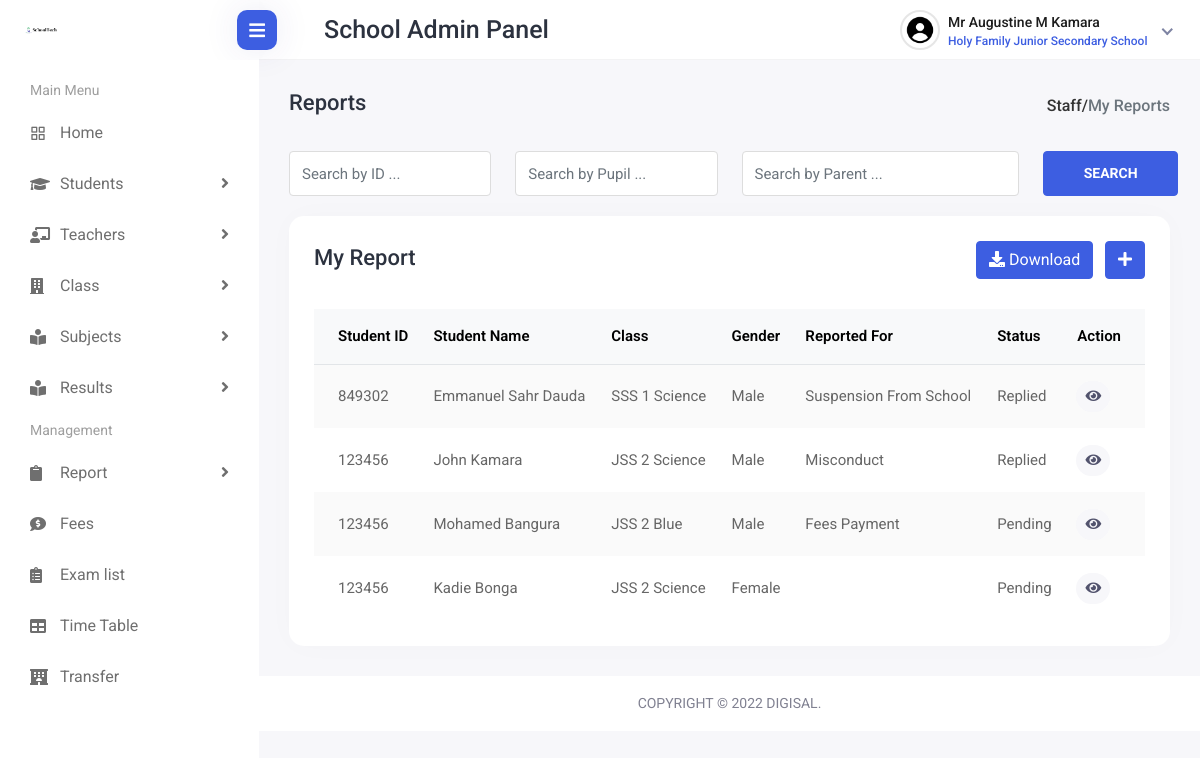
Page /schooladmin/report.php (signed in) on the committed database.
### tables this page shows
CREATE TABLE `schooladmin` (
  `id` int(11) NOT NULL,
  `school_id` int(11) NOT NULL,
  `schoolname` varchar(125) NOT NULL,
  `adminname` varchar(125) NOT NULL,
  `admin_images` varchar(125) NOT NULL,
  `gender` varchar(125) NOT NULL,
  `dob` varchar(125) NOT NULL,
  `nationality` varchar(125) NOT NULL,
  `pincode` varchar(125) NOT NULL,
  `emailaddress` varchar(125) NOT NULL,
  `phonenumber` varchar(255) NOT NULL,
  `homeaddress` varchar(125) NOT NULL,
  `password` varchar(125) NOT NULL,
  `status` varchar(125) NOT NULL,
  `date` varchar(125) NOT NULL,
  `month` varchar(125) NOT NULL,
  `year` varchar(125) NOT NULL
);

CREATE TABLE `report` (
  `id` int(11) NOT NULL,
  `batch` varchar(125) NOT NULL DEFAULT '2023-2024',
  `school_id` varchar(11) NOT NULL,
  `schoolname` varchar(125) NOT NULL,
  `person_reported` varchar(125) NOT NULL,
  `pr_gender` varchar(100) NOT NULL,
  `pr_rank` varchar(125) NOT NULL,
  `pr_ano` varchar(125) NOT NULL,
  `pr_class` varchar(125) NOT NULL,
  `sender` varchar(125) NOT NULL,
  `sender_rank` varchar(125) NOT NULL,
  `receiver` varchar(125) NOT NULL,
  `receiver_rank` varchar(125) NOT NULL,
  `title` varchar(125) NOT NULL,
  `content` varchar(255) NOT NULL,
  `reply` varchar(125) NOT NULL,
  `repliedby` varchar(125) NOT NULL,
  `reply_date` varchar(125) NOT NULL,
  `show_identity` varchar(125) NOT NULL,
  `status` varchar(125) NOT NULL,
  `date` varchar(100) NOT NULL,
  `month` varchar(100) NOT NULL,
  `year` varchar(100) NOT NULL
);

### schooladmin/report.php (the view, shortened to what this page needs)
                                <?php
include('include/header.php');
?>
<div class="page-wrapper">
<div class="content container-fluid">
<div class="page-header">
<div class="row">
<div class="col-sm-12">
<div class="page-sub-header">
<h3 class="page-title">Reports</h3>
<ul class="breadcrumb">
<li class="breadcrumb"><a href="view_staff.php">Staff/</a></li>
<li class="breadcrumb-item active">My Reports</li>
</ul>
</div>
</div>
</div>
</div>
<div class="student-group-form">
<div class="row">
<div class="col-lg-3 col-md-6">
<div class="form-group">
<input type="text" class="form-control" placeholder="Search by ID ...">
</div>
</div>
<div class="col-lg-3 col-md-6">
<div class="form-group">
<input type="text" class="form-control" placeholder="Search by Pupil ...">
</div>
</div>
<div class="col-lg-4 col-md-6">
<div class="form-group">
<input type="text" class="form-control" placeholder="Search by Parent ...">
</div>
</div>
<div class="col-lg-2">
<div class="search-student-btn">
<button type="btn" class="btn btn-primary">Search</button>
</div>
</div>
</div>
</div>
<div class="row">
<div class="col-sm-12">
<div class="card card-table comman-shadow">
<div class="card-body">
<div class="page-header">
<div class="row align-items-center">
<div class="col">
<h3 class="page-title">My Report</h3>
</div>
<div class="col-auto text-end float-end ms-auto download-grp">
<a href="#" class="btn btn-outline-primary me-2"><i class="fas fa-download"></i> Download</a>
<a href="add_student.php" class="btn btn-primary"><i class="fas fa-plus"></i></a>
</div>
</div>
</div>
<div class="table-responsive">
<table class="table border-0 star-student table-hover table-center mb-0 datatable table-striped">
<thead class="student-thread">
<tr>
<th>Student ID</th>
<th>Student Name</th>
<th>Class</th>
<th>Gender</th>
<th>Reported For</th>
<th>Status</th>
<th class="text-end">Action</th>
</tr>
</thead>
<tbody>
<?php
$id = $_SESSION['id'];
$data = mysqli_query($sql_con, "select * from schooladmin where id = '$id' ");
$row = mysqli_fetch_array($data);
$school_id = $row['school_id'];
                        $query = "SELECT * from report WHERE sender_rank = 'Principal' OR repliedby = 'Principal' AND school_id = $school_id ";
                    $result = mysqli_query($sql_con, $query);
                    ?>
 <tr>
                            <?php
                            while ($row = mysqli_fetch_assoc($result)) {
                                ?>
                            <tr>
                                <td>
                                    <?php echo $row['pr_ano']; ?>
                                </td>
                                <td>
                                    <?php echo $row['person_reported']; ?>
                                </td>
                                <td>
                                    <?php echo $row['pr_class']; ?>
                                </td>
                                <td>
                                    <?php echo $row['pr_gender']; ?>
                                </td>
                                <td>
                                    <?php echo $row['title']; ?>
                                </td>
                                <td>
                                    <?php echo $row['status']; ?>
                                </td>
                                <td>
                                    <div class="d-flex">
                                        <a href="view_report.php?id=<?php echo $row['id']; ?>" data-tooltip="tooltip" title="View Reply"
                                            data-target="#viewthreeModaldep" class="btn btn-sm bg-success-light me-2"><i
                                                class="fa fa-eye"></i></a>
                                    </div>
                                </td>
                            </tr>
                            <?php
                            }
                            ?>
                </tr>
                </tbody>
            </table>
</div>
</div>
</div>
</div>
</div>
</div>
<footer>
<p>Copyright © 2022 DigiSal.</p>
</footer>
</div>
</body>
</html>

### schooladmin/include/header.php (shortened to what this page needs)
<?php
include('dbcon.php');
?>
<!DOCTYPE html>
<html lang="en">
<head>
    <link rel="stylesheet" href="assets/plugins/bootstrap/css/bootstrap.min.css">
    <link rel="stylesheet" href="assets/plugins/feather/feather.css">
    <link rel="stylesheet" href="assets/plugins/icons/flags/flags.css">
    <link rel="stylesheet" href="assets/plugins/fontawesome/css/fontawesome.min.css">
    <link rel="stylesheet" href="assets/plugins/fontawesome/css/all.min.css">
    <link rel="stylesheet" href="assets/css/style.css">
</head>
<body>
    <div class="main-wrapper">
        <div class="header">
            <div class="header-left">
                <a href="view_staff.php" class="logo">
                    <img src="assets/img/stlogo1.png" width="10000" height="10000" alt="Logo">
                </a>
            </div>
            <div class="menu-toggle">
                <a href="javascript:void(0);" id="toggle_btn">
                    <i class="fas fa-bars"></i>
                </a>
            </div>
            <div class="top-nav-search" style="margin: 15px; padding-left: 50px">
                <h3 class="page-title" style="font-size: 25px">School Admin Panel</h3>
            </div>
            <ul class="nav user-menu">
                <li class="nav-item dropdown has-arrow new-user-menus">
                    <a href="#" class="dropdown-toggle nav-link" data-bs-toggle="dropdown">
                        <span class="user-img">
                            <img class="rounded-circle" src="assets/img/cavatar.png" width="31" alt="Ryan Taylor">
                            <div class="user-text">
                                <h6><?php $id = $_SESSION['id'];
                                    $data = mysqli_query($sql_con, "select * from schooladmin where id = '$id' ");
                                    $row = mysqli_fetch_array($data); ?></h6>
                                <h6><?php
                                if ($row['gender'] == 'Male') {
                                    echo "Mr"; echo ' '; echo $row['adminname'];
                                }
                                else {
                                    echo 'Mrs'; echo ' '; echo $row['adminname'];
                                }
                                ?></h6>
                                <p class="text-muted mb-0"><?php echo $row['schoolname']; ?></p>
                            </div>
                        </span>
                    </a>
                </li>
            </ul>
        </div>
        <div class="sidebar" id="sidebar">
            <div class="sidebar-inner slimscroll">
                <div id="sidebar-menu" class="sidebar-menu">
                    <ul>
                        <li class="menu-title">
                            <span>Main Menu</span>
                        </li>
                        <li>
                            <a href="view_staff.php"><i class="feather-grid"></i> <span>Home</span></a>
                        </li>
                        <li class="submenu">
                            <a href="#"><i class="fas fa-graduation-cap"></i> <span> Students</span> <span class="menu-arrow"></span></a>
                        </li>
                        <li class="submenu">
                            <a href="#"><i class="fas fa-chalkboard-teacher"></i> <span> Teachers</span> <span class="menu-arrow"></span></a>
                        </li>
                        <li class="submenu">
                            <a href="#"><i class="fas fa-building"></i> <span> Class</span> <span class="menu-arrow"></span></a>
                        </li>
                        <li class="submenu">
                            <a href="#"><i class="fas fa-book-reader"></i> <span> Subjects</span> <span class="menu-arrow"></span></a>
                        </li>
                        <li class="submenu">
                            <a href="#"><i class="fas fa-book-reader"></i> <span> Results</span> <span class="menu-arrow"></span></a>
                        </li>
                        <li class="menu-title">
                            <span>Management</span>
                        </li>
                        <li class="submenu">
                            <a href="#"><i class="fas fa-clipboard"></i> <span> Report</span> <span class="menu-arrow"></span></a>
                        </li>
                        <li>
                            <a href="fees.php"><i class="fas fa-comment-dollar"></i> <span>Fees</span></a>
                        </li>
                        <li>
                            <a href="exam.php"><i class="fas fa-clipboard-list"></i> <span>Exam list</span></a>
                        </li>
                        <li>
                            <a href="timetable.php"><i class="fas fa-table"></i> <span>Time Table</span></a>
                        </li>
                        <li>
                            <a href="transfer.php"><i class="fas fa-hotel"></i> <span>Transfer</span></a>
                        </li>
                    </ul>
                </div>
            </div>
        </div>
</body>
</html>

### rows in the picture
schooladmin: adminname "Augustine M Kamara", schoolname "Holy Family Junior Secondary School"
report: pr_ano "849302", person_reported "Emmanuel Sahr Dauda", pr_class "SSS 1 Science", pr_gender "Male", title "Suspension From School", status "Replied"
report: pr_ano "123456", person_reported "John Kamara", pr_class "JSS 2 Science", pr_gender "Male", title "Misconduct", status "Replied"
report: pr_ano "123456", person_reported "Mohamed Bangura", pr_class "JSS 2 Blue", pr_gender "Male", title "Fees Payment", status "Pending"
report: pr_ano "123456", person_reported "Kadie Bonga", pr_class "JSS 2 Science", pr_gender "Female", status "Pending"
